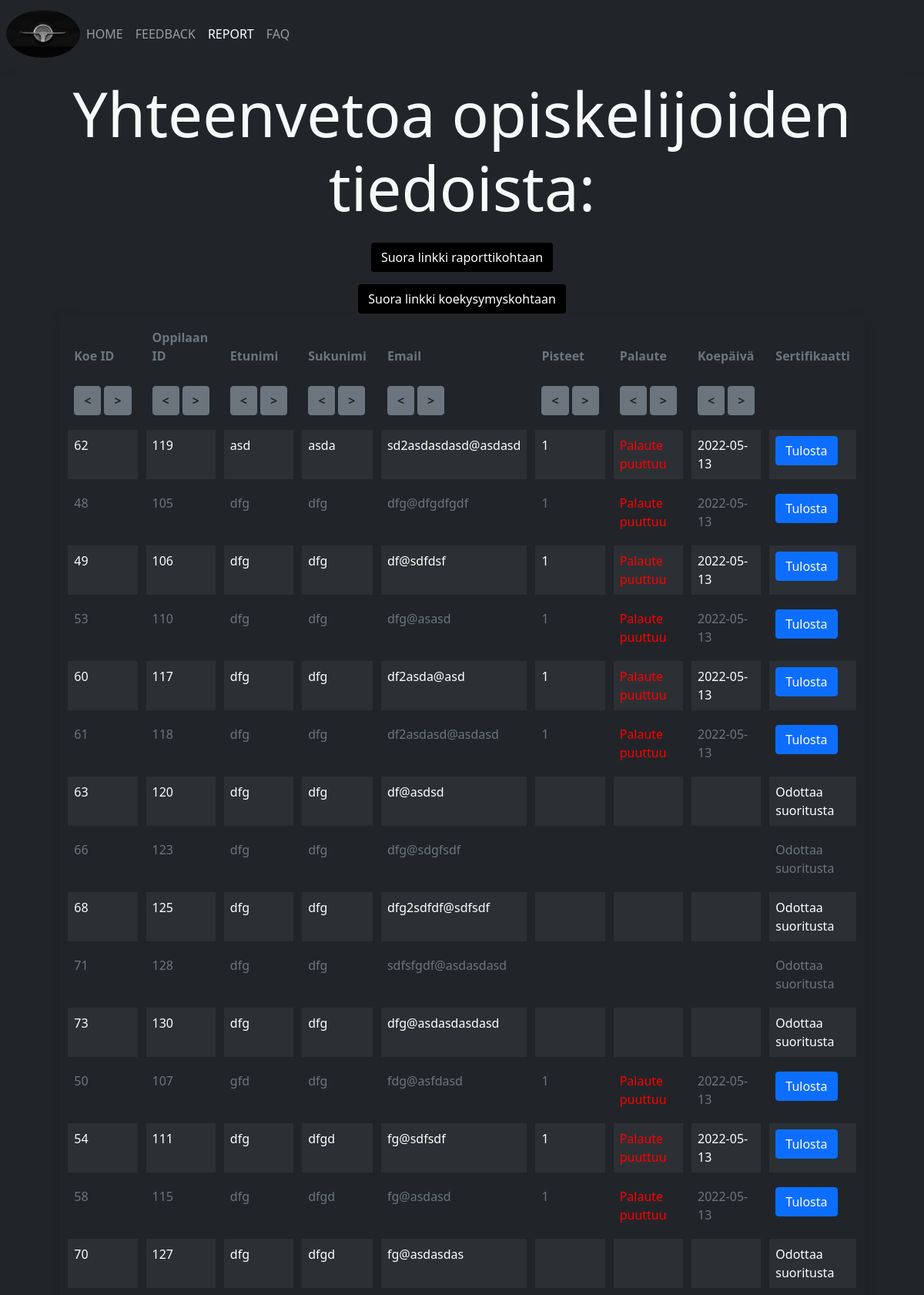
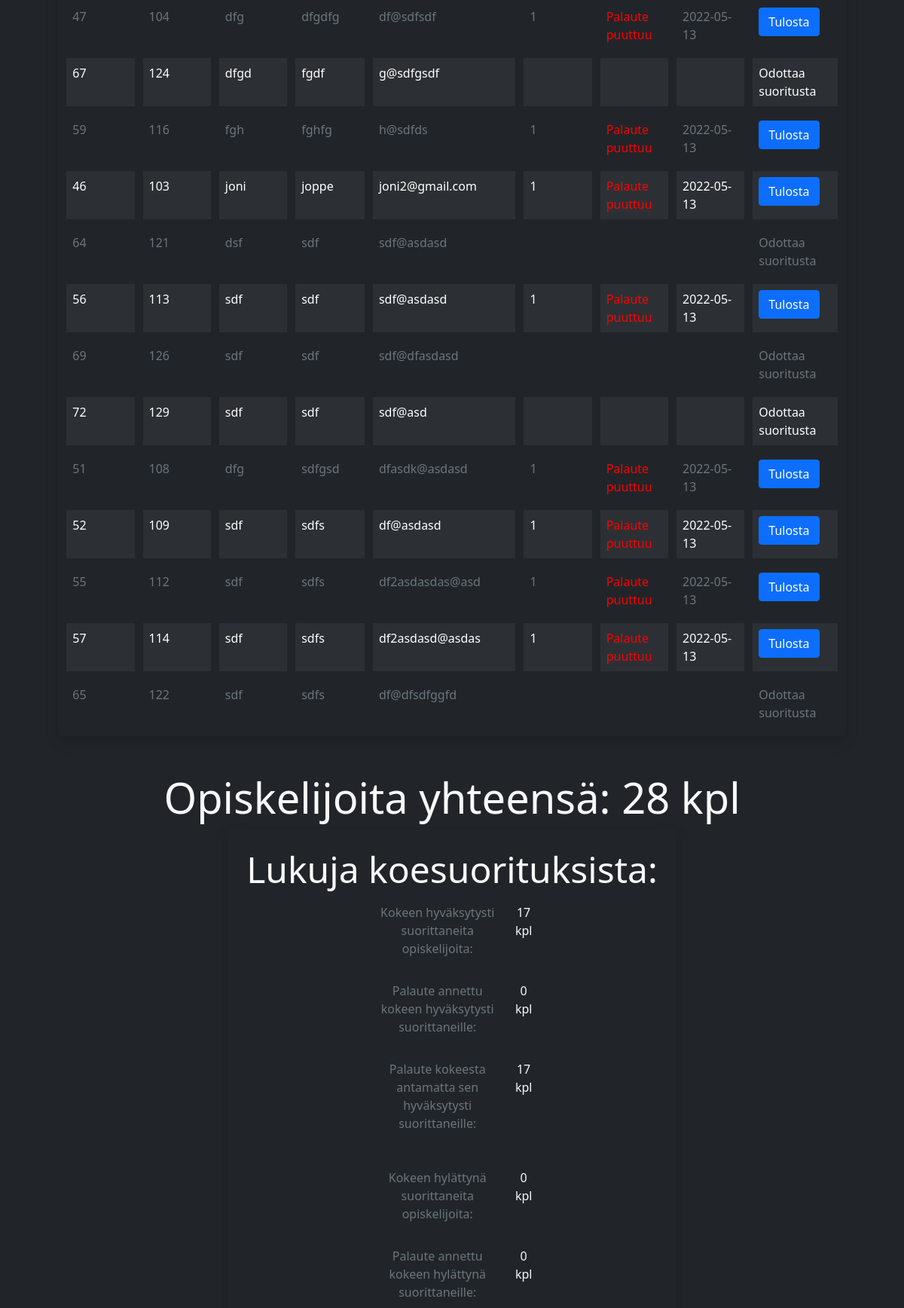
/index.php?page=about_teacher&user=teacher (upper part), run on the app's committed database (2 pictures, top to bottom).
### tables this page shows
CREATE TABLE `test` (
  `testID` int(11) NOT NULL,
  `studentID` int(11) NOT NULL,
  `questionID` int(11) NOT NULL,
  `question_1` varchar(255) DEFAULT NULL,
  `question_2` varchar(255) DEFAULT NULL,
  `question_3` varchar(255) DEFAULT NULL,
  `opt_1_1` varchar(255) DEFAULT NULL,
  `opt_1_2` varchar(255) DEFAULT NULL,
  `opt_1_3` varchar(255) DEFAULT NULL,
  `opt_2_1` varchar(255) DEFAULT NULL,
  `opt_2_2` varchar(255) DEFAULT NULL,
  `opt_2_3` varchar(255) DEFAULT NULL,
  `opt_3_1` varchar(255) DEFAULT NULL,
  `opt_3_2` varchar(255) DEFAULT NULL,
  `opt_3_3` varchar(255) DEFAULT NULL,
  `user_answer_1` varchar(255) DEFAULT NULL,
  `user_answer_2` varchar(255) DEFAULT NULL,
  `user_answer_3` varchar(255) DEFAULT NULL,
  `score` int(1) DEFAULT NULL,
  `teacher_feedback` varchar(255) DEFAULT NULL,
  `creationDate` date DEFAULT NULL
);

CREATE TABLE `student` (
  `studentID` int(3) NOT NULL,
  `first_name` varchar(32) NOT NULL,
  `last_name` varchar(32) NOT NULL,
  `email` varchar(32) NOT NULL
);

### includes/about_teacher.php (the view, shortened to what this page needs)
<?php
include('dbConnect.php');
$sql='SELECT test.testID, student.studentID, student.first_name, student.last_name, student.email, test.score, test.teacher_feedback, test.creationDate
FROM test
INNER JOIN student ON test.studentID = student.studentID
ORDER by student.last_name, student.first_name, student.studentID';
$result=$conn->query($sql);
$howMany=mysqli_num_rows($result);
$examPassed = 0;
$feedBackMissing = 0;
$examFailed = 0;
$failedExamFeedback = 0;
?>
<div class='container-fluid d-flex flex-column align-items-center justify-content-center text-center bg-dark text-white'>
  <h5 id="main-title" class="display-1 text-light text-center">Yhteenvetoa opiskelijoiden tiedoista:</h5>
  <a href = "#report" id="report-heading1" class="btn mb-3 mt-3">Suora linkki raporttikohtaan</a>
  <a href = "#exams" id="report-heading2" class="btn ">Suora linkki koekysymyskohtaan</a>
</div>
<div class="container-fluid">
<table class="table-style table text-muted table-borderless table-dark table-striped table-hover w-75 mb-5 shadow mx-auto">
    <thead>
      <tr>
        <th>Koe ID</th>
        <th>Oppilaan ID</th>
        <th>Etunimi</th>
        <th>Sukunimi</th>
        <th>Email</th>
        <th>Pisteet</th>
        <th>Palaute</th>
        <th>Koepäivä</th>
        <th>Sertifikaatti</th>
      </tr>
      <tr>
      <th>
        <form class="d-flex gap-1" method="post">
            <input class="btn btn-secondary text-dark fw-bold" type="submit" name="Koe_ID" value="<"/>
            <input class="btn btn-secondary text-dark fw-bold" type="submit" name="Koe_ID2" value=">"/>
        </form>
        <th><form class="d-flex gap-1" method="post">
            <input class="btn btn-secondary text-dark fw-bold" type="submit" name="Oppilaan_ID" value="<"/>
            <input class="btn btn-secondary text-dark fw-bold" type="submit" name="Oppilaan_ID2" value=">"/>
        </form>
        <th><form class="d-flex gap-1" method="post">
            <input class="btn btn-secondary text-dark fw-bold" type="submit" name="Etunimi" value="<"/>
            <input class="btn btn-secondary text-dark fw-bold" type="submit" name="Etunimi2" value=">"/>
        </form>
        <th><form class="d-flex gap-1" method="post">
            <input class="btn btn-secondary text-dark fw-bold" type="submit" name="Sukunimi" value="<"/>
            <input class="btn btn-secondary text-dark fw-bold" type="submit" name="Sukunimi2" value=">"/>
        </form>
        <th><form class="d-flex gap-1" method="post">
            <input class="btn btn-secondary text-dark fw-bold" type="submit" name="Email" value="<"/>
            <input class="btn btn-secondary text-dark fw-bold" type="submit" name="Email2" value=">"/>
        </form>
        <th><form class="d-flex gap-1" method="post">
            <input class="btn btn-secondary text-dark fw-bold" type="submit" name="Pisteet" value="<"/>
            <input class="btn btn-secondary text-dark fw-bold" type="submit" name="Pisteet2" value=">"/>
        </form>
        <th><form class="d-flex gap-1" method="post">
            <input class="btn btn-secondary text-dark fw-bold" type="submit" name="Palaute" value="<"/>
            <input class="btn btn-secondary text-dark fw-bold"  type="submit" name="Palaute2" value=">"/>
        </form>
        <th><form class="d-flex gap-1" method="post">
            <input class="btn btn-secondary text-dark fw-bold" type="submit" name="Koepaiva" value="<"/>
            <input class="btn btn-secondary text-dark fw-bold" type="submit" name="Koepaiva2" value=">"/>
        </form>
      </tr>
    </thead>
    <tbody>
      <?php
      while($row=$result->fetch_assoc()){
          echo '<tr>';
          echo '<td>'.$row['testID'].'</td>';
          echo '<td>'.$row['studentID'].'</td>';
          echo '<td>'.$row['first_name'].'</td>';
          echo '<td>'.$row['last_name'].'</td>';
          echo '<td>'.$row['email'].'</td>';
          echo '<td>'.$row['score'].'</td>';
          if (($row['teacher_feedback'] == 0 || $row['teacher_feedback'] == 'NULL') && $row['teacher_feedback'] != "") {
            echo '<td class="red">'.'Palaute puuttuu'.'</td>';
          }
          else {
          echo '<td>'.$row['teacher_feedback'].'</td>';
          }
          echo '<td>'.$row['creationDate'].'</td>';
          if ($row['score'] == 1) {
            $examPassed++;
            if ($row['teacher_feedback'] == "" || $row['teacher_feedback'] == 0 || $row['teacher_feedback'] == 'NULL') {
              $feedBackMissing++;
            }
            echo '<td><a class="btn btn-primary text-white" href = index.php?page=cerPDF&user=teacher&pID='.$row['studentID'].'>Tulosta</a></td>';
          } else if ($row['score'] == 0 && $row['score'] != "" && $row['score'] != 'NULL'){
              $examFailed++;
              if ($row['teacher_feedback'] == 'NULL') {
                $failedExamFeedback++;
              }
              echo '<td>'.'Odottaa uusintaa'.'</td>';
          }
           else {
            echo '<td>'.'Odottaa suoritusta'.'</td>';
          }
          echo '</tr>';
      }
      ?>
    </tbody>
  </table>
  </div>
  <h2 id="report" class="display-4 text-light text-center">Opiskelijoita yhteensä: <?php echo $howMany ?> kpl</h2>
 <div class='table-style table text-muted table-borderless table-dark table-striped table-hover w-50 mb-5 shadow mx-auto heading-container-summary'>
 <h4 class="display-5 text-light text-center">Lukuja koesuorituksista:</h4>
 <div class='container-fluid d-flex flex-column align-items-center justify-content-center text-center bg-dark h-100'>
   <div class='text-box'>
     <p>Kokeen hyväksytysti suorittaneita opiskelijoita:
     </p>
     <div class='number'>
       <p class="text-light"><?php echo $examPassed ?> kpl</p>
     </div>
   </div>
   <div class='text-box'>
     <p>Palaute annettu kokeen hyväksytysti suorittaneille:
     </p>
     <div class='number'>
       <p class="text-light"><?php echo ($examPassed - $feedBackMissing) ?> kpl</p>
   </div>
   </div>
   <div class='text-box'>
     <p>Palaute kokeesta antamatta sen hyväksytysti suorittaneille:
     </p>
     <div class='number'>
       <p class="text-light"><?php echo $feedBackMissing ?> kpl</p>
   </div>
   </div>
   <div class='text-box'>
     <p>Kokeen hylättynä suorittaneita opiskelijoita:
     </p>
     <div class='number'>
       <p class="text-light"><?php echo $examFailed ?> kpl</p>
   </div>
   </div>
   <div class='text-box'>
     <p>Palaute annettu kokeen hylättynä suorittaneille:
     </p>
     <div class='number'>
       <p class="text-light"><?php echo ($examFailed - $failedExamFeedback) ?> kpl</p>
   </div>
   </div>
 </div>
 <div class='table table-striped table-dark text-white'></div><br>
</div>

### css/style.css (style rules this page uses)
:root { --feedback-hover-color: rgb(18, 18, 18) !important; --feedback-header-color: rgb(14, 14, 14) !important; --feedback-text-color: rgb(16, 16, 16) !important; --grey-text: #212529 !important; --light-grey-text: #808080 !important; }
.heading-container-summary { padding: 25px 0; display: flex; flex-direction: column; align-items: center; }
.text-box { width: 40%; display: flex; justify-content: space-between; }
.number { width: 20%; height: 100%; display: flex; }
.red { color: red !important; }
#report-heading1, #report-heading2 { color: #fff !important; background: black !important; }
.table-style { border-collapse: separate !important; border-spacing: 0.7rem !important; }

### data on the page
test: testID "62", studentID.studentID "119", studentID.first_name "asd", studentID.last_name "asda", studentID.email "sd2asdasdasd@asdasd", score "1", teacher_feedback "Palaute puuttuu", creationDate "2022-05-13"
test: testID "48", studentID.studentID "105", studentID.first_name "dfg", studentID.last_name "dfg", studentID.email "dfg@dfgdfgdf", score "1", teacher_feedback "Palaute puuttuu", creationDate "2022-05-13"
test: testID "49", studentID.studentID "106", studentID.first_name "dfg", studentID.last_name "dfg", studentID.email "df@sdfdsf", score "1", teacher_feedback "Palaute puuttuu", creationDate "2022-05-13"
test: testID "53", studentID.studentID "110", studentID.first_name "dfg", studentID.last_name "dfg", studentID.email "dfg@asasd", score "1", teacher_feedback "Palaute puuttuu", creationDate "2022-05-13"
test: testID "60", studentID.studentID "117", studentID.first_name "dfg", studentID.last_name "dfg", studentID.email "df2asda@asd", score "1", teacher_feedback "Palaute puuttuu", creationDate "2022-05-13"
test: testID "61", studentID.studentID "118", studentID.first_name "dfg", studentID.last_name "dfg", studentID.email "df2asdasd@asdasd", score "1", teacher_feedback "Palaute puuttuu", creationDate "2022-05-13"
test: testID "63", studentID.studentID "120", studentID.first_name "dfg", studentID.last_name "dfg", studentID.email "df@asdsd", shows "Odottaa suoritusta"
test: testID "66", studentID.studentID "123", studentID.first_name "dfg", studentID.last_name "dfg", studentID.email "dfg@sdgfsdf", shows "Odottaa suoritusta"
test: testID "68", studentID.studentID "125", studentID.first_name "dfg", studentID.last_name "dfg", studentID.email "dfg2sdfdf@sdfsdf", shows "Odottaa suoritusta"
test: testID "71", studentID.studentID "128", studentID.first_name "dfg", studentID.last_name "dfg", studentID.email "sdfsfgdf@asdasdasd", shows "Odottaa suoritusta"
test: testID "73", studentID.studentID "130", studentID.first_name "dfg", studentID.last_name "dfg", studentID.email "dfg@asdasdasdasd", shows "Odottaa suoritusta"
test: testID "50", studentID.studentID "107", studentID.first_name "gfd", studentID.last_name "dfg", studentID.email "fdg@asfdasd", score "1", teacher_feedback "Palaute puuttuu", creationDate "2022-05-13"
test: testID "54", studentID.studentID "111", studentID.first_name "dfg", studentID.last_name "dfgd", studentID.email "fg@sdfsdf", score "1", teacher_feedback "Palaute puuttuu", creationDate "2022-05-13"
test: testID "58", studentID.studentID "115", studentID.first_name "dfg", studentID.last_name "dfgd", studentID.email "fg@asdasd", score "1", teacher_feedback "Palaute puuttuu", creationDate "2022-05-13"
test: testID "70", studentID.studentID "127", studentID.first_name "dfg", studentID.last_name "dfgd", studentID.email "fg@asdasdas", shows "Odottaa suoritusta"
test: testID "47", studentID.studentID "104", studentID.first_name "dfg", studentID.last_name "dfgdfg", studentID.email "df@sdfsdf", score "1", teacher_feedback "Palaute puuttuu", creationDate "2022-05-13"
test: testID "67", studentID.studentID "124", studentID.first_name "dfgd", studentID.last_name "fgdf", studentID.email "g@sdfgsdf", shows "Odottaa suoritusta"
test: testID "59", studentID.studentID "116", studentID.first_name "fgh", studentID.last_name "fghfg", studentID.email "h@sdfds", score "1", teacher_feedback "Palaute puuttuu", creationDate "2022-05-13"
test: testID "46", studentID.studentID "103", studentID.first_name "joni", studentID.last_name "joppe", studentID.email "joni2@gmail.com", score "1", teacher_feedback "Palaute puuttuu", creationDate "2022-05-13"
test: testID "64", studentID.studentID "121", studentID.first_name "dsf", studentID.last_name "sdf", studentID.email "sdf@asdasd", shows "Odottaa suoritusta"
test: testID "56", studentID.studentID "113", studentID.first_name "sdf", studentID.last_name "sdf", studentID.email "sdf@asdasd", score "1", teacher_feedback "Palaute puuttuu", creationDate "2022-05-13"
test: testID "69", studentID.studentID "126", studentID.first_name "sdf", studentID.last_name "sdf", studentID.email "sdf@dfasdasd", shows "Odottaa suoritusta"
test: testID "72", studentID.studentID "129", studentID.first_name "sdf", studentID.last_name "sdf", studentID.email "sdf@asd", shows "Odottaa suoritusta"
test: testID "51", studentID.studentID "108", studentID.first_name "dfg", studentID.last_name "sdfgsd", studentID.email "dfasdk@asdasd", score "1", teacher_feedback "Palaute puuttuu", creationDate "2022-05-13"
test: testID "52", studentID.studentID "109", studentID.first_name "sdf", studentID.last_name "sdfs", studentID.email "df@asdasd", score "1", teacher_feedback "Palaute puuttuu", creationDate "2022-05-13"
test: testID "55", studentID.studentID "112", studentID.first_name "sdf", studentID.last_name "sdfs", studentID.email "df2asdasdas@asd", score "1", teacher_feedback "Palaute puuttuu", creationDate "2022-05-13"
test: testID "57", studentID.studentID "114", studentID.first_name "sdf", studentID.last_name "sdfs", studentID.email "df2asdasd@asdas", score "1", teacher_feedback "Palaute puuttuu", creationDate "2022-05-13"
test: testID "65", studentID.studentID "122", studentID.first_name "sdf", studentID.last_name "sdfs", studentID.email "df@dfsdfggfd", shows "Odottaa suoritusta"

### other printed values
$howMany "28"
$examPassed "17"
$examPassed - $feedBackMissing "0"
$feedBackMissing "17"
$examFailed "0"
$examFailed - $failedExamFeedback "0"
